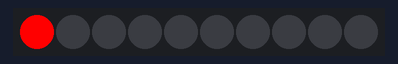
Recording of a program running on a simulated BBC micro:bit running MicroPython. Parts: 10 RGB LEDs in strip order, left to right.

Above: at 0.1 s.
At 1.1 s:
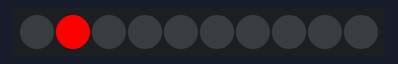
At 2.1 s:
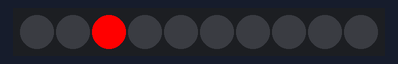
At 4.1 s:
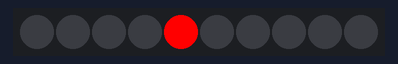
At 6.1 s:
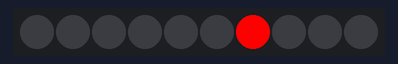
At 9.1 s:
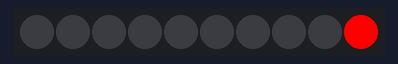

The program:

led_stick_red_flash.py
```python
# Imports go at the top
from microbit import *
import neopixel

# Create an instance of NeoPixel on pin0 with 10 LEDs
np = neopixel.NeoPixel(pin0, 10)

# Turn off all the pixels
np.clear()

# Code in a 'while True:' loop repeats forever
while True:
    for i in range(0, 10):
        np.clear()
        np[i] = (255, 0, 0)
        np.show()
        sleep(1000)
```

Measured:
- by itself, everything shown: repeats every 10.0 s, in 10 steps
- what the display in image 1 shows lasts 1.0 s, from 1.0 s to 2.0 s
